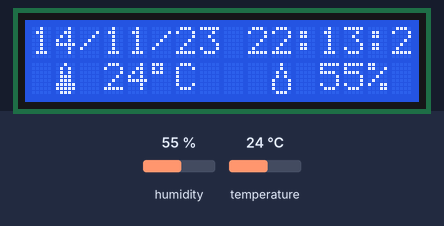
Recording of a sketch running on a simulated Arduino Uno, built with avr-gcc and run on an emulated ATmega328P. On the bench: 16×2 character LCD. Inputs (shaded band) come from the test bench; at power-on: humidity 55 %, temperature 24 °C. The local clock reads 2024-03-15 10:24:30 at power-on unless the sketch sets it; what the sketch prints to the serial monitor is not drawn.

Above: at 1.2 s.
1.3 s: humidity set to 22 %
At 3.3 s:
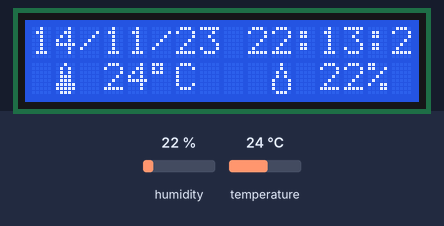
3.6 s: temperature set to 12 °C
At 5.0 s:
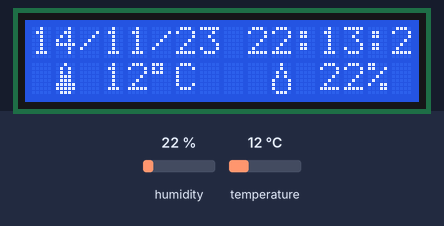
5.7 s: humidity set to 40 %
At 6.6 s:
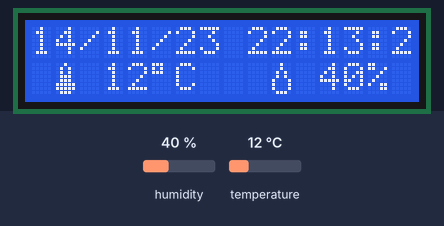
7.8 s: temperature set to 19 °C
At 9.5 s:
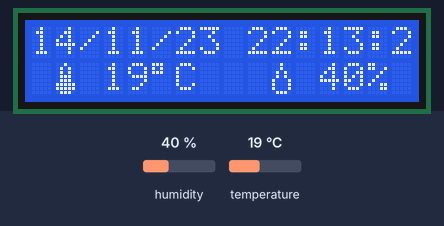
Timing chart, 0 to 11.0 s (numbered marks = the images above; inputs shaded):
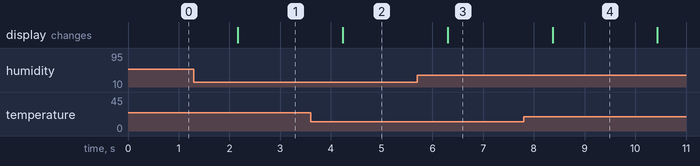

The sketch:

Shifty_Boi_Iteration_4.ino
```cpp
/* ***************************************************
 *                      Libaries                     *
 *****************************************************/
#include <LiquidCrystal.h> //This is NOT the normal LiquidaCrystal Library, it is a modified version
#include <SimpleDHT.h>
#include <Wire.h>
#include <DS3231.h>

/* ***************************************************
 *                     Pre-Setup                     *
 *************************************************** */
//RTC Setup
DS3231 clock;
RTCDateTime dt;

//Temp & Humidity Sensor Setup
int pinDHT11 = 2;
SimpleDHT11 dht11;

// Initialize the LCD screen using the latch pin
LiquidCrystal lcd(10);

byte thermometer[8] = //icon for termometer
{
    B00100,
    B01010,
    B01010,
    B01110,
    B01110,
    B11111,
    B11111,
    B01110
};

byte droplet[8] = //icon for water droplet
{
    B00100,
    B00100,
    B01010,
    B01010,
    B10001,
    B10001,
    B10001,
    B01110,
};

/* ***************************************************
 *                   Void Setup                      *
 *************************************************** */
void setup() {

  Serial.begin(9600);
  lcd.begin(16, 2);
  lcd.createChar(1,thermometer);
  lcd.createChar(2,droplet);
  clock.begin();
  clock.setDateTime(__DATE__, __TIME__);    //Loads Time and Date onto Arduino with upload
}

/* ***************************************************
 *                   Void Loop                       *
 *************************************************** */
void loop() {

  /* ***************************************************
   *                   Time Display                    *
   *************************************************** */
  dt = clock.getDateTime();

  Serial.print("Raw data: ");
  Serial.print(dt.year);   Serial.print("");
  Serial.print(dt.month);  Serial.print("");
  Serial.print(dt.day);    Serial.print(" ");
  Serial.print(dt.hour);   Serial.print(":");
  Serial.print(dt.minute); Serial.print(":");
  Serial.print(dt.second); Serial.println("");

  lcd.clear();
  lcd.setCursor(0,0);
  lcd.print(dt.day);   lcd.print("/");
  lcd.print(dt.month);  lcd.print("/");
  lcd.print(dt.year-2000);   lcd.print(" ");
  lcd.print(dt.hour);   lcd.print(":");
  lcd.print(dt.minute); lcd.print(":");
  lcd.print(dt.second); lcd.println("    ");

  /* ***************************************************
   *                   Temp Display                    *
   *************************************************** */
  byte temperature = 0;
  byte humidity = 0;
  int err = SimpleDHTErrSuccess;

  //If statement tells Arduino hox to fix any reading errors from Temp sensor
  if ((err = dht11.read(pinDHT11, &temperature, &humidity, NULL)) != SimpleDHTErrSuccess) {
    return;
  }

  lcd.setCursor(1,1);
  lcd.write(1); lcd.print(" "); lcd.print((int)temperature);
  lcd.print((char)223);  lcd.print("C   ");
  lcd.write(2);  lcd.print(" "); lcd.print((int)humidity);
  lcd.print("%");

  delay(1000);//creates 1 second delay to show time accurately
}
```

Measured:
- after the input at 1.3 s, the display: changes after 0.87 s (image 1)
- after the input at 3.6 s, the display: changes after 0.63 s (image 2)
- after the input at 5.7 s, the display: changes after 0.60 s (image 3)
- after the input at 7.8 s, the display: changes after 0.57 s (image 4)
